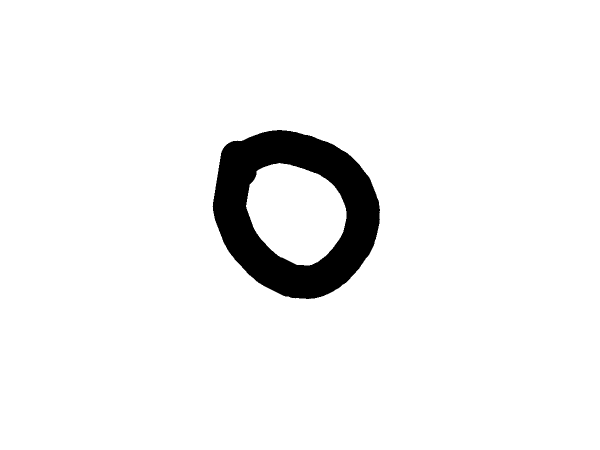
#> input picture Img/01/img001-005.png, 1200 x 900 px (shown at 1/2 size); its folder holds only this picture in this run
$ python transform.py
#> lines starting #> are read from the running program, lines starting #| are printed output that depends on the picture; after the words box and inside, x2 and y2 are one past the last pixel; in counts of white or black regions, pixels touching at a corner belong together
### utils.py
import os
import random
import cv2 as cv
import numpy as np
import matplotlib.pyplot as plt

def find(img, x, y):
    x0 = x
    xf = x
    y0 = y
    yf = y

    queue = [
        (x + 1, y),
        (x - 1, y),
        (x, y + 1),
        (x, y - 1)
    ]

    while len(queue) > 0:
        x, y = queue.pop()

        if y < 0 or y >= len(img):
            continue
        row = img[y]

        if x < 0 or x >= len(row):
            continue
        pixel = row[x]

        if pixel == 255:
            continue
        img[y][x] = 255

        x0 = min(x0, x)
        xf = max(xf, x)
        y0 = min(y0, y)
        yf = max(yf, y)

        queue.append((x + 1, y))
        queue.append((x - 1, y))
        queue.append((x, y + 1))
        queue.append((x, y - 1))

    return ((x0, y0), (xf, yf))


def crop_images(origin):

#> called with origin = '01'
    image_dir = f"./Img/{origin}"
    images = os.listdir(image_dir)

    for img_name in images:
        img_path = os.path.join(image_dir, img_name)
        org = cv.imread(img_path)
#> org is the input picture: shape (900, 1200, 3); 94.8% white; 1 black region, box (x1, y1, x2, y2) and area: (425, 260, 760, 598) 56338
        img = org.copy()

        img = cv.cvtColor(img, cv.COLOR_BGR2GRAY)
        threshold, img = cv.threshold(
            img, 110, 255, cv.THRESH_BINARY
        )

        rects = []
        for i in range(len(img)):
            row = img[i]
            for k in range(len(row)):
                if row[k] == 0:
                    rects.append(find(img, k, i))
#> img: shape (900, 1200); every value is 255
#> after the loop, rects = [((425, 260), (759, 597))]

        if(len(rects) > 1):
            continue

        mark = org.copy()
        for rect in rects:
            mark = cv.rectangle(mark, rect[0], rect[1], (255, 255, 255), 0)
#> this loop made 1 pass
#> rect on pass 1: ((425, 260), (759, 597))

        x0 = rects[0][0][0]
#> x0 = 425
        y0 = rects[0][0][1]
#> y0 = 260
        x1 = rects[0][1][0]
#> x1 = 759
        y1 = rects[0][1][1]
#> y1 = 597

        mark = mark[y0:y1, x0:x1]
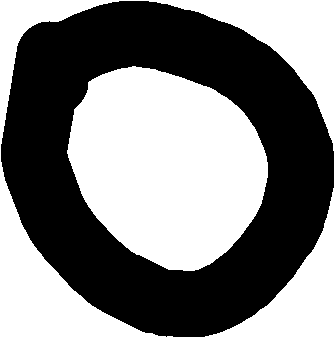
#> mark: shape (337, 334, 3); 50% white; 4 white regions (1 under 20 px), largest, box (x1, y1, x2, y2) and area: (67, 66, 268, 271) 30341, (0, 0, 334, 337) 20042, (205, 188, 334, 337) 5856
        cv.imwrite(f"./Img/{origin}/{img_name}", mark)


# [70 lines left out: functions show, change_thickness, crop_128, resize_images, resize2, not called in this run]

### transform.py
import os
import cv2 as cv
import numpy as np
import random
from utils import change_thickness, crop_128, crop_images, resize_images

for j in range(1, 63):
    perc = j / 62 * 100
    perc = round(perc, 2)
    if(j < 10):
        j = f"0{j}"
    # change_thickness(j)
    crop_images(j)
    # resize_images(j)
    print(f"{j}/62, {perc}% concluded.")
#> pass 2 of the loop `for j in range(1, 63):`:
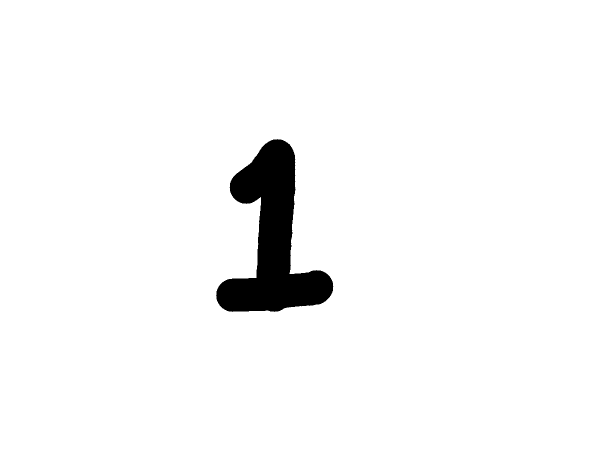
#> input picture Img/02/img002-008.png, 1200 x 900 px (shown at 1/2 size)
#> in crop_images, org is the input picture: shape (900, 1200, 3); 96.6% white; 1 black region, box (x1, y1, x2, y2) and area: (432, 278, 667, 624) 36908
#> after the loop in crop_images (call 2), `for i in range(len(img)):`: rects = [((432, 278), (666, 623))]
#> the loop in crop_images (call 2), `for rect in rects:` made 1 pass
#> rect on pass 1: ((432, 278), (666, 623))
#> x0 = 432
#> y0 = 278
#> x1 = 666
#> y1 = 623
#> in crop_images (call 2), `mark = mark[y0:y1, x0:x1]`:
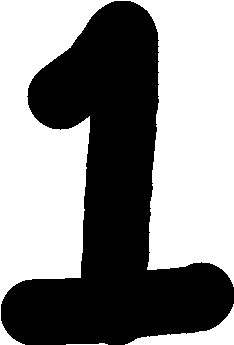
#> mark: shape (345, 234, 3); 54.3% white; 1 black region, box (x1, y1, x2, y2) and area: (1, 1, 234, 345) 36903
#> (the run stopped early here; a loop or call above may not have finished)
